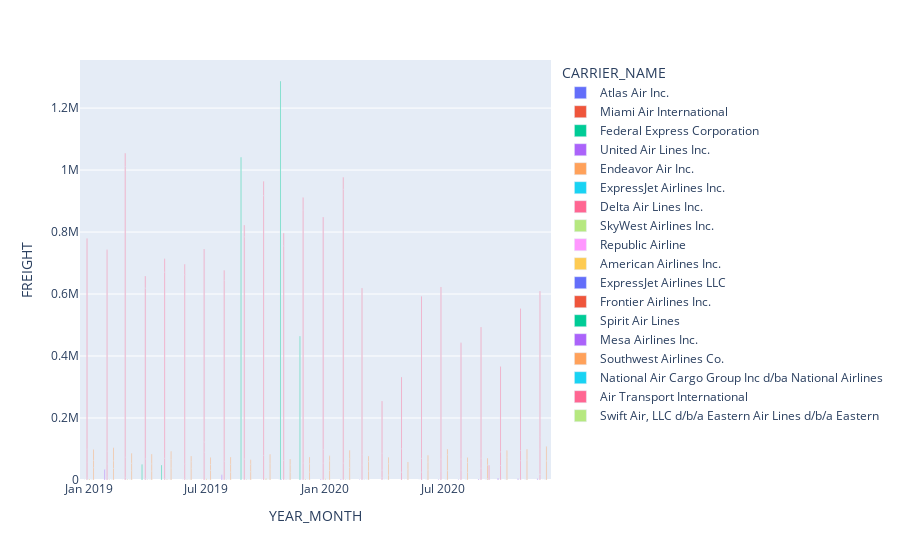

The notebook cell this image was saved under:
### Code cell
import plotly.express as px
fig = px.bar(combine_Data, x="YEAR_MONTH", y="FREIGHT",
             color='CARRIER_NAME', barmode='group')
fig.show()

### Figure 1 — Plotly figure (JSON) as saved in the notebook; plotly's stock layout.template omitted (floating-point values rounded to 4 significant figures)
{"data": [{"alignmentgroup": "True", "hovertemplate": "CARRIER_NAME=Atlas Air Inc.<br>YEAR_MONTH=%{x}<br>FREIGHT=%{y}<extra></extra>", "legendgroup": "Atlas Air Inc.", "marker": {"color": "#636efa"}, "name": "Atlas Air Inc.", "offsetgroup": "Atlas Air Inc.", "orientation": "v", "showlegend": true, "textposition": "auto", "type": "bar", "x": ["2019-11-01T00:00:00"], "xaxis": "x", "y": [0], "yaxis": "y"}, {"alignmentgroup": "True", "hovertemplate": "CARRIER_NAME=Miami Air International<br>YEAR_MONTH=%{x}<br>FREIGHT=%{y}<extra></extra>", "legendgroup": "Miami Air International", "marker": {"color": "#EF553B"}, "name": "Miami Air International", "offsetgroup": "Miami Air International", "orientation": "v", "showlegend": true, "textposition": "auto", "type": "bar", "x": ["2019-12-01T00:00:00", "2019-11-01T00:00:00"], "xaxis": "x", "y": [0, 0], "yaxis": "y"}, {"alignmentgroup": "True", "hovertemplate": "CARRIER_NAME=Federal Express Corporation<br>YEAR_MONTH=%{x}<br>FREIGHT=%{y}<extra></extra>", "legendgroup": "Federal Express Corporation", "marker": {"color": "#00cc96"}, "name": "Federal Express Corporation", "offsetgroup": "Federal Express Corporation", "orientation": "v", "showlegend": true, "textposition": "auto", "type": "bar", "x": ["2019-04-01T00:00:00", "2019-11-01T00:00:00", "2019-12-01T00:00:00", "2019-09-01T00:00:00", "2019-05-01T00:00:00"], "xaxis": "x", "y": [49782, 1287407, 463720, 1041367, 48785], "yaxis": "y"}, {"alignmentgroup": "True", "hovertemplate": "CARRIER_NAME=United Air Lines Inc.<br>YEAR_MONTH=%{x}<br>FREIGHT=%{y}<extra></extra>", "legendgroup": "United Air Lines Inc.", "marker": {"color": "#ab63fa"}, "name": "United Air Lines Inc.", "offsetgroup": "United Air Lines Inc.", "orientation": "v", "showlegend": true, "textposition": "auto", "type": "bar", "x": ["2019-07-01T00:00:00", "2019-01-01T00:00:00", "2019-09-01T00:00:00", "2019-03-01T00:00:00", "2019-10-01T00:00:00", "2019-11-01T00:00:00", "2019-08-01T00:00:00", "2019-06-01T00:00:00", "2019-01-01T00:00:00", "2019-10-01T00:00:00", "2019-02-01T00:00:00", "2019-02-01T00:00:00", "2019-02-01T00:00:00", "2019-11-01T00:00:00", "2019-12-01T00:00:00", "2020-01-01T00:00:00", "2020-06-01T00:00:00", "2020-03-01T00:00:00", "2020-07-01T00:00:00", "2020-08-01T00:00:00", "2020-01-01T00:00:00", "2020-02-01T00:00:00", "2020-09-01T00:00:00", "2020-11-01T00:00:00", "2020-12-01T00:00:00", "2020-10-01T00:00:00"], "xaxis": "x", "y": [0, 0, 0, 0, 0, 0, 16823, 0, 0, 2, 34840, 85, 608, 1980, 1644, 0, 398, 976, 1215, 1563, 2095, 2162, 3593, 3843, 3834, 5414], "yaxis": "y"}, {"alignmentgroup": "True", "hovertemplate": "CARRIER_NAME=Endeavor Air Inc.<br>YEAR_MONTH=%{x}<br>FREIGHT=%{y}<extra></extra>", "legendgroup": "Endeavor Air Inc.", "marker": {"color": "#FFA15A"}, "name": "Endeavor Air Inc.", "offsetgroup": "Endeavor Air Inc.", "orientation": "v", "showlegend": true, "textposition": "auto", "type": "bar", "x": ["2019-06-01T00:00:00", "2020-11-01T00:00:00", "2020-12-01T00:00:00"], "xaxis": "x", "y": [0, 0, 0], "yaxis": "y"}, {"alignmentgroup": "True", "hovertemplate": "CARRIER_NAME=ExpressJet Airlines Inc.<br>YEAR_MONTH=%{x}<br>FREIGHT=%{y}<extra></extra>", "legendgroup": "ExpressJet Airlines Inc.", "marker": {"color": "#19d3f3"}, "name": "ExpressJet Airlines Inc.", "offsetgroup": "ExpressJet Airlines Inc.", "orientation": "v", "showlegend": true, "textposition": "auto", "type": "bar", "x": ["2019-02-01T00:00:00", "2019-01-01T00:00:00"], "xaxis": "x", "y": [0, 0], "yaxis": "y"}, {"alignmentgroup": "True", "hovertemplate": "CARRIER_NAME=Delta Air Lines Inc.<br>YEAR_MONTH=%{x}<br>FREIGHT=%{y}<extra></extra>", "legendgroup": "Delta Air Lines Inc.", "marker": {"color": "#FF6692"}, "name": "Delta Air Lines Inc.", "offsetgroup": "Delta Air Lines Inc.", "orientation": "v", "showlegend": true, "textposition": "auto", "type": "bar", "x": ["2019-02-01T00:00:00", "2019-02-01T00:00:00", "2019-02-01T00:00:00", "2019-10-01T00:00:00", "2019-02-01T00:00:00", "2019-01-01T00:00:00", "2019-09-01T00:00:00", "2019-03-01T00:00:00", "2019-11-01T00:00:00", "2019-04-01T00:00:00", "2019-10-01T00:00:00", "2019-12-01T00:00:00", "2019-08-01T00:00:00", "2019-07-01T00:00:00", "2019-05-01T00:00:00", "2019-06-01T00:00:00", "2019-02-01T00:00:00", "2019-01-01T00:00:00", "2019-09-01T00:00:00", "2019-11-01T00:00:00", "2019-12-01T00:00:00", "2019-10-01T00:00:00", "2019-03-01T00:00:00", "2019-04-01T00:00:00", "2019-05-01T00:00:00", "2019-06-01T00:00:00", "2019-08-01T00:00:00", "2019-07-01T00:00:00", "2019-02-01T00:00:00", "2019-11-01T00:00:00", "2019-01-01T00:00:00", "2019-02-01T00:00:00", "2019-09-01T00:00:00", "2019-10-01T00:00:00", "2019-01-01T00:00:00", "2019-12-01T00:00:00", "2019-04-01T00:00:00", "2019-03-01T00:00:00", "2019-11-01T00:00:00", "2019-09-01T00:00:00", "2019-03-01T00:00:00", "2019-04-01T00:00:00", "2019-06-01T00:00:00", "2019-05-01T00:00:00", "2019-10-01T00:00:00", "2019-08-01T00:00:00", "2019-07-01T00:00:00", "2019-06-01T00:00:00", "2019-05-01T00:00:00", "2019-08-01T00:00:00", "2019-07-01T00:00:00", "2019-12-01T00:00:00", "2020-04-01T00:00:00", "2020-10-01T00:00:00", "2020-12-01T00:00:00", "2020-04-01T00:00:00", "2020-12-01T00:00:00", "2020-04-01T00:00:00", "2020-05-01T00:00:00", "2020-06-01T00:00:00", "2020-05-01T00:00:00", "2020-07-01T00:00:00", "2020-04-01T00:00:00", "2020-06-01T00:00:00", "2020-07-01T00:00:00", "2020-08-01T00:00:00", "2020-05-01T00:00:00", "2020-04-01T00:00:00", "2020-09-01T00:00:00", "2020-11-01T00:00:00", "2020-08-01T00:00:00", "2020-03-01T00:00:00", "2020-10-01T00:00:00", "2020-09-01T00:00:00", "2020-10-01T00:00:00", "2020-11-01T00:00:00", "2020-05-01T00:00:00", "2020-06-01T00:00:00", "2020-12-01T00:00:00", "2020-03-01T00:00:00", "2020-02-01T00:00:00", "2020-07-01T00:00:00", "2020-11-01T00:00:00", "2020-01-01T00:00:00", "2020-06-01T00:00:00", "2020-12-01T00:00:00", "2020-08-01T00:00:00", "2020-10-01T00:00:00", "2020-09-01T00:00:00", "2020-07-01T00:00:00", "2020-03-01T00:00:00", "2020-02-01T00:00:00", "2020-01-01T00:00:00", "2020-08-01T00:00:00", "2020-09-01T00:00:00", "2020-12-01T00:00:00", "2020-03-01T00:00:00", "2020-11-01T00:00:00", "2020-10-01T00:00:00", "2020-02-01T00:00:00", "2020-02-01T00:00:00", "2020-01-01T00:00:00", "2020-01-01T00:00:00"], "xaxis": "x", "y": [0, 0, 0, 0, 8700, 7367, 15, 8615, 0, 5444, 0, 0, 0, 0, 4275, 4204, 43378, 49260, 67865, 62893, 55340, 79214, 65128, 62778, 65776, 46980, 60194, 89160, 40286, 692838, 43905, 650155, 717062, 838368, 678805, 815399, 551182, 938014, 41497, 37752, 42292, 39069, 611265, 601162, 46481, 584309, 33517, 33371, 42699, 32638, 622826, 41135, 8203, 0, 19000, 0, 0, 24166, 0, 0, 25675, 0, 55049, 26100, 28079, 0, 75366, 167779, 46, 0, 31284, 0, 0, 38565, 46934, 62511, 231676, 43849, 80361, 47538, 0, 39525, 32837, 0, 522987, 38113, 36521, 44081, 32531, 554734, 34947, 54915, 55240, 374902, 422375, 472454, 537254, 458259, 274986, 882911, 38826, 43598, 749453], "yaxis": "y"}, {"alignmentgroup": "True", "hovertemplate": "CARRIER_NAME=SkyWest Airlines Inc.<br>YEAR_MONTH=%{x}<br>FREIGHT=%{y}<extra></extra>", "legendgroup": "SkyWest Airlines Inc.", "marker": {"color": "#B6E880"}, "name": "SkyWest Airlines Inc.", "offsetgroup": "SkyWest Airlines Inc.", "orientation": "v", "showlegend": true, "textposition": "auto", "type": "bar", "x": ["2019-01-01T00:00:00", "2019-04-01T00:00:00", "2019-08-01T00:00:00", "2019-10-01T00:00:00", "2019-12-01T00:00:00", "2019-06-01T00:00:00", "2019-05-01T00:00:00", "2019-09-01T00:00:00", "2019-11-01T00:00:00", "2020-04-01T00:00:00", "2020-01-01T00:00:00", "2020-03-01T00:00:00", "2020-02-01T00:00:00", "2020-07-01T00:00:00", "2020-08-01T00:00:00", "2020-06-01T00:00:00", "2020-09-01T00:00:00", "2020-11-01T00:00:00", "2020-10-01T00:00:00", "2020-12-01T00:00:00"], "xaxis": "x", "y": [0, 0, 0, 0, 0, 0, 0, 0, 0, 0, 0, 0, 0, 0, 0, 0, 0, 0, 0, 0], "yaxis": "y"}, {"alignmentgroup": "True", "hovertemplate": "CARRIER_NAME=Republic Airline<br>YEAR_MONTH=%{x}<br>FREIGHT=%{y}<extra></extra>", "legendgroup": "Republic Airline", "marker": {"color": "#FF97FF"}, "name": "Republic Airline", "offsetgroup": "Republic Airline", "orientation": "v", "showlegend": true, "textposition": "auto", "type": "bar", "x": ["2019-11-01T00:00:00", "2019-09-01T00:00:00", "2019-10-01T00:00:00", "2019-12-01T00:00:00", "2019-05-01T00:00:00", "2019-08-01T00:00:00", "2019-02-01T00:00:00", "2019-07-01T00:00:00", "2019-01-01T00:00:00", "2019-11-01T00:00:00", "2019-09-01T00:00:00", "2019-06-01T00:00:00", "2019-10-01T00:00:00", "2019-07-01T00:00:00", "2019-12-01T00:00:00", "2019-04-01T00:00:00", "2019-03-01T00:00:00", "2019-08-01T00:00:00", "2019-06-01T00:00:00", "2019-05-01T00:00:00", "2019-02-01T00:00:00", "2019-01-01T00:00:00", "2019-03-01T00:00:00", "2019-04-01T00:00:00", "2020-04-01T00:00:00", "2020-03-01T00:00:00", "2020-01-01T00:00:00", "2020-03-01T00:00:00", "2020-01-01T00:00:00", "2020-02-01T00:00:00"], "xaxis": "x", "y": [0, 0, 0, 0, 0, 0, 0, 0, 0, 0, 0, 0, 0, 0, 0, 0, 0, 0, 0, 0, 0, 0, 0, 0, 0, 0, 0, 0, 0, 0], "yaxis": "y"}, {"alignmentgroup": "True", "hovertemplate": "CARRIER_NAME=American Airlines Inc.<br>YEAR_MONTH=%{x}<br>FREIGHT=%{y}<extra></extra>", "legendgroup": "American Airlines Inc.", "marker": {"color": "#FECB52"}, "name": "American Airlines Inc.", "offsetgroup": "American Airlines Inc.", "orientation": "v", "showlegend": true, "textposition": "auto", "type": "bar", "x": ["2019-04-01T00:00:00", "2019-02-01T00:00:00", "2019-02-01T00:00:00", "2019-01-01T00:00:00", "2019-11-01T00:00:00", "2019-03-01T00:00:00", "2019-04-01T00:00:00", "2019-07-01T00:00:00", "2019-12-01T00:00:00", "2019-10-01T00:00:00", "2019-09-01T00:00:00", "2019-06-01T00:00:00", "2019-08-01T00:00:00", "2019-05-01T00:00:00", "2019-04-01T00:00:00", "2019-08-01T00:00:00", "2019-09-01T00:00:00", "2019-02-01T00:00:00", "2019-01-01T00:00:00", "2019-03-01T00:00:00", "2019-11-01T00:00:00", "2019-07-01T00:00:00", "2019-05-01T00:00:00", "2019-06-01T00:00:00", "2019-10-01T00:00:00", "2019-12-01T00:00:00", "2020-04-01T00:00:00", "2020-12-01T00:00:00", "2020-04-01T00:00:00", "2020-03-01T00:00:00", "2020-01-01T00:00:00", "2020-02-01T00:00:00", "2020-03-01T00:00:00", "2020-02-01T00:00:00", "2020-01-01T00:00:00"], "xaxis": "x", "y": [133, 0, 5, 2, 0, 22, 1, 15, 251, 32, 22, 31, 6, 25, 956, 952, 1494, 506, 3574, 1418, 1069, 4148, 1485, 946, 4649, 3145, 0, 0, 309, 434, 620, 3, 434, 1423, 3208], "yaxis": "y"}, {"alignmentgroup": "True", "hovertemplate": "CARRIER_NAME=ExpressJet Airlines LLC<br>YEAR_MONTH=%{x}<br>FREIGHT=%{y}<extra></extra>", "legendgroup": "ExpressJet Airlines LLC", "marker": {"color": "#636efa"}, "name": "ExpressJet Airlines LLC", "offsetgroup": "ExpressJet Airlines LLC", "orientation": "v", "showlegend": true, "textposition": "auto", "type": "bar", "x": ["2019-11-01T00:00:00", "2019-12-01T00:00:00", "2019-09-01T00:00:00", "2019-10-01T00:00:00", "2019-06-01T00:00:00", "2019-08-01T00:00:00", "2019-07-01T00:00:00", "2020-05-01T00:00:00", "2020-04-01T00:00:00", "2020-03-01T00:00:00", "2020-02-01T00:00:00", "2020-01-01T00:00:00"], "xaxis": "x", "y": [0, 0, 0, 0, 0, 0, 0, 0, 0, 0, 0, 0], "yaxis": "y"}, {"alignmentgroup": "True", "hovertemplate": "CARRIER_NAME=Frontier Airlines Inc.<br>YEAR_MONTH=%{x}<br>FREIGHT=%{y}<extra></extra>", "legendgroup": "Frontier Airlines Inc.", "marker": {"color": "#EF553B"}, "name": "Frontier Airlines Inc.", "offsetgroup": "Frontier Airlines Inc.", "orientation": "v", "showlegend": true, "textposition": "auto", "type": "bar", "x": ["2019-02-01T00:00:00", "2019-11-01T00:00:00", "2019-04-01T00:00:00", "2019-09-01T00:00:00", "2019-10-01T00:00:00", "2019-01-01T00:00:00", "2019-07-01T00:00:00", "2019-03-01T00:00:00", "2019-08-01T00:00:00", "2019-05-01T00:00:00", "2019-06-01T00:00:00", "2019-12-01T00:00:00", "2019-01-01T00:00:00", "2019-10-01T00:00:00", "2019-03-01T00:00:00", "2019-02-01T00:00:00", "2019-09-01T00:00:00", "2019-04-01T00:00:00", "2019-11-01T00:00:00", "2019-08-01T00:00:00", "2019-05-01T00:00:00", "2019-06-01T00:00:00", "2019-07-01T00:00:00", "2019-12-01T00:00:00", "2020-06-01T00:00:00", "2020-03-01T00:00:00", "2020-08-01T00:00:00", "2020-02-01T00:00:00", "2020-01-01T00:00:00", "2020-09-01T00:00:00", "2020-03-01T00:00:00", "2020-10-01T00:00:00", "2020-07-01T00:00:00", "2020-11-01T00:00:00", "2020-12-01T00:00:00", "2020-02-01T00:00:00", "2020-01-01T00:00:00"], "xaxis": "x", "y": [0, 0, 0, 0, 0, 0, 0, 0, 0, 0, 0, 0, 0, 0, 0, 0, 0, 0, 0, 0, 0, 0, 0, 0, 0, 0, 0, 0, 0, 0, 0, 0, 0, 0, 0, 0, 0], "yaxis": "y"}, {"alignmentgroup": "True", "hovertemplate": "CARRIER_NAME=Spirit Air Lines<br>YEAR_MONTH=%{x}<br>FREIGHT=%{y}<extra></extra>", "legendgroup": "Spirit Air Lines", "marker": {"color": "#00cc96"}, "name": "Spirit Air Lines", "offsetgroup": "Spirit Air Lines", "orientation": "v", "showlegend": true, "textposition": "auto", "type": "bar", "x": ["2019-01-01T00:00:00", "2019-02-01T00:00:00", "2019-04-01T00:00:00", "2019-03-01T00:00:00", "2019-12-01T00:00:00", "2019-07-01T00:00:00", "2019-08-01T00:00:00", "2019-06-01T00:00:00", "2019-09-01T00:00:00", "2019-11-01T00:00:00", "2019-05-01T00:00:00", "2019-02-01T00:00:00", "2019-10-01T00:00:00", "2019-01-01T00:00:00", "2019-12-01T00:00:00", "2019-09-01T00:00:00", "2019-11-01T00:00:00", "2019-10-01T00:00:00", "2019-07-01T00:00:00", "2019-06-01T00:00:00", "2019-08-01T00:00:00", "2019-04-01T00:00:00", "2019-05-01T00:00:00", "2019-03-01T00:00:00", "2020-04-01T00:00:00", "2020-04-01T00:00:00", "2020-06-01T00:00:00", "2020-03-01T00:00:00", "2020-02-01T00:00:00", "2020-01-01T00:00:00", "2020-03-01T00:00:00", "2020-09-01T00:00:00", "2020-06-01T00:00:00", "2020-10-01T00:00:00", "2020-12-01T00:00:00", "2020-07-01T00:00:00", "2020-02-01T00:00:00", "2020-08-01T00:00:00", "2020-01-01T00:00:00", "2020-11-01T00:00:00", "2020-09-01T00:00:00", "2020-08-01T00:00:00", "2020-12-01T00:00:00", "2020-07-01T00:00:00", "2020-10-01T00:00:00", "2020-11-01T00:00:00"], "xaxis": "x", "y": [0, 0, 0, 0, 0, 0, 0, 0, 0, 0, 0, 0, 0, 0, 0, 0, 0, 0, 0, 0, 0, 0, 0, 0, 0, 0, 0, 0, 0, 0, 0, 0, 0, 0, 0, 0, 0, 0, 0, 0, 0, 0, 0, 0, 0, 0], "yaxis": "y"}, {"alignmentgroup": "True", "hovertemplate": "CARRIER_NAME=Mesa Airlines Inc.<br>YEAR_MONTH=%{x}<br>FREIGHT=%{y}<extra></extra>", "legendgroup": "Mesa Airlines Inc.", "marker": {"color": "#ab63fa"}, "name": "Mesa Airlines Inc.", "offsetgroup": "Mesa Airlines Inc.", "orientation": "v", "showlegend": true, "textposition": "auto", "type": "bar", "x": ["2019-07-01T00:00:00", "2019-06-01T00:00:00", "2019-08-01T00:00:00", "2019-02-01T00:00:00", "2019-11-01T00:00:00", "2019-12-01T00:00:00", "2019-04-01T00:00:00", "2019-05-01T00:00:00", "2019-01-01T00:00:00", "2019-03-01T00:00:00", "2019-09-01T00:00:00", "2019-10-01T00:00:00", "2020-04-01T00:00:00", "2020-12-01T00:00:00", "2020-10-01T00:00:00", "2020-08-01T00:00:00", "2020-06-01T00:00:00", "2020-07-01T00:00:00", "2020-11-01T00:00:00", "2020-09-01T00:00:00", "2020-05-01T00:00:00", "2020-03-01T00:00:00", "2020-01-01T00:00:00", "2020-02-01T00:00:00"], "xaxis": "x", "y": [0, 0, 0, 0, 0, 0, 0, 0, 0, 0, 0, 0, 0, 0, 0, 0, 0, 0, 0, 0, 0, 0, 0, 0], "yaxis": "y"}, {"alignmentgroup": "True", "hovertemplate": "CARRIER_NAME=Southwest Airlines Co.<br>YEAR_MONTH=%{x}<br>FREIGHT=%{y}<extra></extra>", "legendgroup": "Southwest Airlines Co.", "marker": {"color": "#FFA15A"}, "name": "Southwest Airlines Co.", "offsetgroup": "Southwest Airlines Co.", "orientation": "v", "showlegend": true, "textposition": "auto", "type": "bar", "x": ["2019-09-01T00:00:00", "2019-11-01T00:00:00", "2019-08-01T00:00:00", "2019-10-01T00:00:00", "2019-12-01T00:00:00", "2019-02-01T00:00:00", "2019-01-01T00:00:00", "2019-05-01T00:00:00", "2019-06-01T00:00:00", "2019-04-01T00:00:00", "2019-07-01T00:00:00", "2019-03-01T00:00:00", "2019-02-01T00:00:00", "2019-01-01T00:00:00", "2019-11-01T00:00:00", "2019-10-01T00:00:00", "2019-02-01T00:00:00", "2019-09-01T00:00:00", "2019-04-01T00:00:00", "2019-09-01T00:00:00", "2019-01-01T00:00:00", "2019-03-01T00:00:00", "2019-06-01T00:00:00", "2019-08-01T00:00:00", "2019-04-01T00:00:00", "2019-07-01T00:00:00", "2019-05-01T00:00:00", "2019-12-01T00:00:00", "2019-06-01T00:00:00", "2019-11-01T00:00:00", "2019-05-01T00:00:00", "2019-03-01T00:00:00", "2019-08-01T00:00:00", "2019-07-01T00:00:00", "2019-12-01T00:00:00", "2019-10-01T00:00:00", "2020-12-01T00:00:00", "2020-11-01T00:00:00", "2020-05-01T00:00:00", "2020-10-01T00:00:00", "2020-04-01T00:00:00", "2020-04-01T00:00:00", "2020-09-01T00:00:00", "2020-04-01T00:00:00", "2020-05-01T00:00:00", "2020-08-01T00:00:00", "2020-05-01T00:00:00", "2020-08-01T00:00:00", "2020-11-01T00:00:00", "2020-03-01T00:00:00", "2020-07-01T00:00:00", "2020-06-01T00:00:00", "2020-09-01T00:00:00", "2020-06-01T00:00:00", "2020-10-01T00:00:00", "2020-12-01T00:00:00", "2020-07-01T00:00:00", "2020-08-01T00:00:00", "2020-03-01T00:00:00", "2020-02-01T00:00:00", "2020-01-01T00:00:00", "2020-06-01T00:00:00", "2020-07-01T00:00:00", "2020-03-01T00:00:00", "2020-09-01T00:00:00", "2020-10-01T00:00:00", "2020-11-01T00:00:00", "2020-02-01T00:00:00", "2020-01-01T00:00:00", "2020-12-01T00:00:00", "2020-02-01T00:00:00", "2020-01-01T00:00:00"], "xaxis": "x", "y": [27025, 24864, 25839, 34378, 25393, 37546, 39846, 38864, 37331, 29025, 31114, 30088, 24614, 23374, 24523, 18585, 42275, 23704, 23501, 14805, 34992, 23717, 21979, 24851, 31661, 18599, 29288, 26765, 18006, 18331, 24994, 32501, 23703, 22625, 22449, 30227, 0, 2569, 5587, 3793, 16364, 36257, 4668, 20674, 28834, 24489, 23439, 31772, 61936, 28492, 30253, 32893, 44056, 25023, 69216, 61791, 51542, 16573, 30909, 40291, 30636, 21854, 17882, 18360, 22194, 22372, 34765, 28422, 31586, 46017, 27054, 15865], "yaxis": "y"}, {"alignmentgroup": "True", "hovertemplate": "CARRIER_NAME=National Air Cargo Group Inc d/ba National Airlines<br>YEAR_MONTH=%{x}<br>FREIGHT=%{y}<extra></extra>", "legendgroup": "National Air Cargo Group Inc d/ba National Airlines", "marker": {"color": "#19d3f3"}, "name": "National Air Cargo Group Inc d/ba National Airlines", "offsetgroup": "National Air Cargo Group Inc d/ba National Airlines", "orientation": "v", "showlegend": true, "textposition": "auto", "type": "bar", "x": ["2020-03-01T00:00:00"], "xaxis": "x", "y": [0], "yaxis": "y"}, {"alignmentgroup": "True", "hovertemplate": "CARRIER_NAME=Air Transport International<br>YEAR_MONTH=%{x}<br>FREIGHT=%{y}<extra></extra>", "legendgroup": "Air Transport International", "marker": {"color": "#FF6692"}, "name": "Air Transport International", "offsetgroup": "Air Transport International", "orientation": "v", "showlegend": true, "textposition": "auto", "type": "bar", "x": ["2020-09-01T00:00:00"], "xaxis": "x", "y": [47891], "yaxis": "y"}, {"alignmentgroup": "True", "hovertemplate": "CARRIER_NAME=Swift Air, LLC d/b/a Eastern Air Lines d/b/a Eastern<br>YEAR_MONTH=%{x}<br>FREIGHT=%{y}<extra></extra>", "legendgroup": "Swift Air, LLC d/b/a Eastern Air Lines d/b/a Eastern", "marker": {"color": "#B6E880"}, "name": "Swift Air, LLC d/b/a Eastern Air Lines d/b/a Eastern", "offsetgroup": "Swift Air, LLC d/b/a Eastern Air Lines d/b/a Eastern", "orientation": "v", "showlegend": true, "textposition": "auto", "type": "bar", "x": ["2020-09-01T00:00:00"], "xaxis": "x", "y": [0], "yaxis": "y"}], "layout": {"barmode": "group", "legend": {"title": {"text": "CARRIER_NAME"}, "tracegroupgap": 0}, "margin": {"t": 60}, "xaxis": {"anchor": "y", "domain": [0, 1], "title": {"text": "YEAR_MONTH"}}, "yaxis": {"anchor": "x", "domain": [0, 1], "title": {"text": "FREIGHT"}}}}
